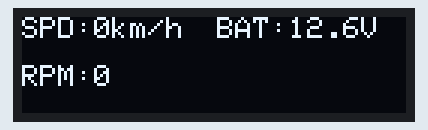
A sketch run on a simulated ESP32. Shown: 128×32 one-colour display.

Above: at 0.1 s.

The sketch:

Dashboard_ECU.ino
```cpp
#include <SPI.h>
#include <mcp_can.h>
#include <Wire.h>
#include <Adafruit_GFX.h>
#include <Adafruit_SSD1306.h>

#define CAN_CS 5

#define SCREEN_WIDTH 128
#define SCREEN_HEIGHT 32

MCP_CAN CAN(CAN_CS);
Adafruit_SSD1306 display(SCREEN_WIDTH, SCREEN_HEIGHT, &Wire, -1);

volatile int speed = 0;
volatile int rpm = 0;
volatile float battery = 12.6;

volatile bool headlightOn = false;

volatile bool showHeadlightMsg = false;
volatile unsigned long headlightMsgTime = 0;

// ---------------------------
// CAN RECEIVE TASK
// ---------------------------
void canTask(void *pvParameters)
{
  unsigned long rxId;
  unsigned char len;
  unsigned char buf[8];

  while (1)
  {
    if (CAN_MSGAVAIL == CAN.checkReceive())
    {
      CAN.readMsgBuf(&rxId, &len, buf);

      if (rxId == 0x100)
      {
        speed = buf[0];
      }

      else if (rxId == 0x101)
      {
        rpm = (buf[0] << 8) | buf[1];
      }

      else if (rxId == 0x102)
      {
        battery = buf[0] / 10.0;
      }

      else if (rxId == 0x200)
      {
        headlightOn = buf[0];

        showHeadlightMsg = true;
        headlightMsgTime = millis();

        Serial.print("HEADLIGHT: ");

        if (headlightOn)
          Serial.println("ON");
        else
          Serial.println("OFF");
      }
    }

    vTaskDelay(10 / portTICK_PERIOD_MS);
  }
}

// ---------------------------
// OLED TASK
// ---------------------------
void oledTask(void *pvParameters)
{
  while (1)
  {
    display.clearDisplay();

    display.setTextColor(SSD1306_WHITE);

    if (showHeadlightMsg)
    {
      display.setTextSize(2);
      display.setCursor(5, 8);

      if (headlightOn)
      {
        display.println("HL ON");
      }
      else
      {
        display.println("HL OFF");
      }

      if (millis() - headlightMsgTime > 1000)
      {
        showHeadlightMsg = false;
      }
    }
    else
    {
      display.setTextSize(1);

      display.setCursor(0, 0);
      display.print("SPD:");
      display.print(speed);
      display.print("km/h");

      display.setCursor(65, 0);
      display.print("BAT:");
      display.print(battery, 1);
      display.print("V");

      display.setCursor(0, 16);
      display.print("RPM:");
      display.print(rpm);
    }

    display.display();

    vTaskDelay(100 / portTICK_PERIOD_MS);
  }
}

void setup()
{
  Serial.begin(115200);

  while (CAN.begin(MCP_ANY, CAN_125KBPS, MCP_8MHZ) != CAN_OK)
  {
    Serial.println("CAN Init Failed");
    delay(1000);
  }

  CAN.setMode(MCP_NORMAL);

  if (!display.begin(SSD1306_SWITCHCAPVCC, 0x3C))
  {
    while (1);
  }

  display.clearDisplay();
  display.display();

  xTaskCreatePinnedToCore(
      canTask,
      "CAN Task",
      4096,
      NULL,
      2,
      NULL,
      0);

  xTaskCreatePinnedToCore(
      oledTask,
      "OLED Task",
      4096,
      NULL,
      1,
      NULL,
      1);
}

void loop()
{
  // FreeRTOS handles everything
}
```
